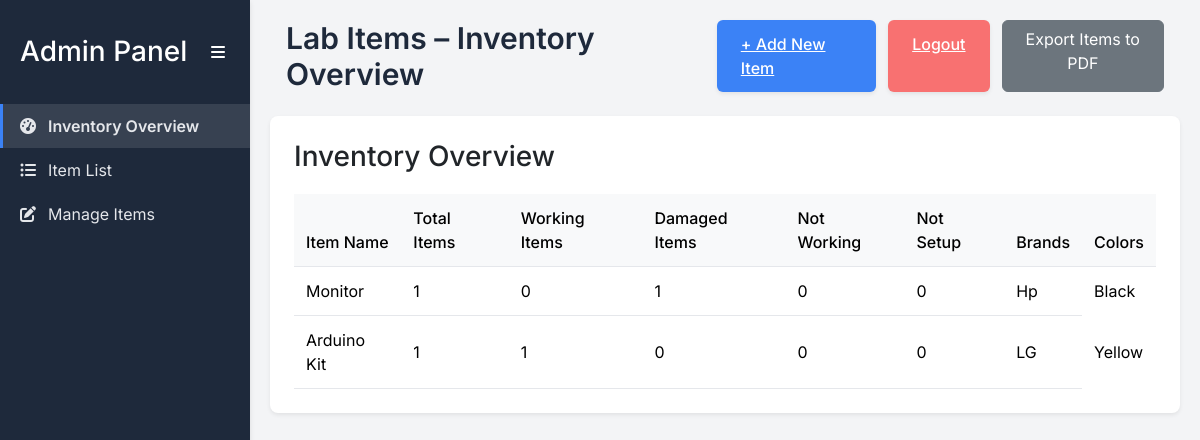
Before: /admin_dashboard (signed in) with the older database file.
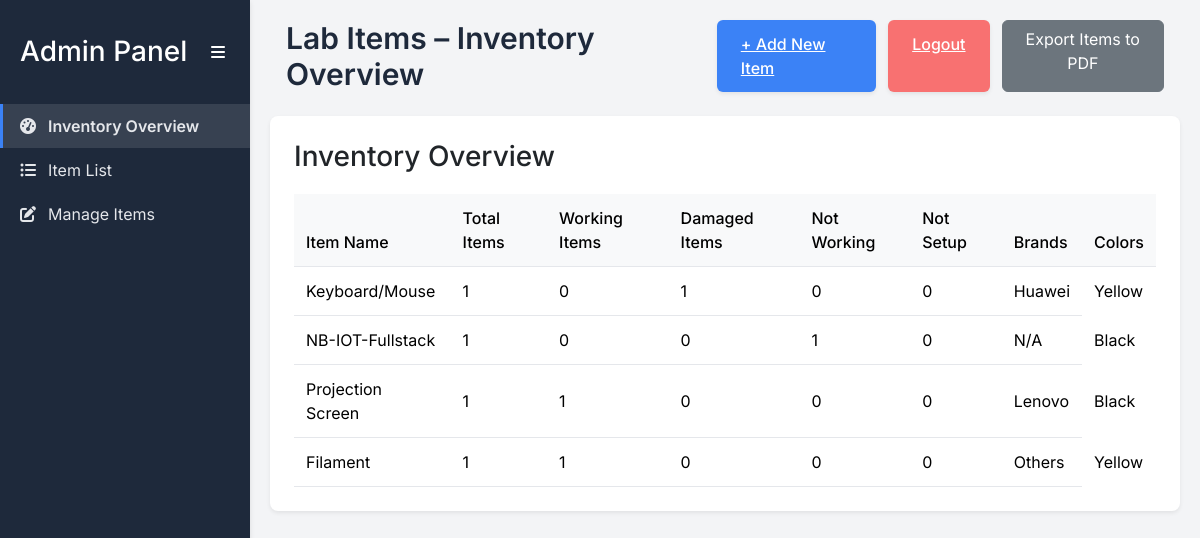
After: the same page with the newer database file.
### models.py (models this page shows, shortened)
class Item(db.Model):
    __tablename__ = 'item'
    item_id = db.Column(db.String, primary_key=True)
    item_name = db.Column(db.String, nullable=False)
    location = db.Column(db.String, nullable=False)
    status = db.Column(Enum(ItemStatus), default=ItemStatus.WORKING, nullable=False)
    brand = db.Column(db.String)
    color = db.Column(db.String)

### app.py (the view)
@app.route("/admin_dashboard")
def admin_dashboard():
    if not session.get("admin"):
        flash("Please log in as admin to access the dashboard.", "warning")
        return redirect(url_for("admin_login"))
    items = Item.query.all()
    inventory_data = {}
    for item in items:
        if item.item_name not in inventory_data:
            inventory_data[item.item_name] = {
                "total": 0,
                "working": 0,
                "damaged": 0,
                "not_working": 0,
                "not_setup": 0,
                "brands": set(),  # Track unique brands
                "colors": set(),  # Track unique colors
            }
        inventory_data[item.item_name]["total"] += 1
        if item.brand:
            inventory_data[item.item_name]["brands"].add(item.brand)
        if item.color:
            inventory_data[item.item_name]["colors"].add(item.color)
        status_value = item.status.value.upper()
        if status_value in ["WORKING", "WORKING"]:  # Handle both cases for WORKING
            inventory_data[item.item_name]["working"] += 1
        elif status_value == "DAMAGED":
            inventory_data[item.item_name]["damaged"] += 1
        elif status_value == "NOT_WORKING":
            inventory_data[item.item_name]["not_working"] += 1
        elif status_value == "NOT_SETUP":
            inventory_data[item.item_name]["not_setup"] += 1
    for item_name, data in inventory_data.items():
        data["brands"] = ", ".join(sorted(data["brands"])) if data["brands"] else "N/A"
        data["colors"] = ", ".join(sorted(data["colors"])) if data["colors"] else "N/A"
    total_items = len(items)
    total_working = sum(1 for item in items if item.status.value.upper() in ["WORKING", "WORKING"])
    total_damaged = sum(1 for item in items if item.status.value.upper() == "DAMAGED")
    total_not_working = sum(1 for item in items if item.status.value.upper() == "NOT_WORKING")
    total_not_setup = sum(1 for item in items if item.status.value.upper() == "NOT_SETUP")
    locations = sorted(set(item.location for item in items))
    brands = sorted(set(item.brand for item in items if item.brand))
    recently_added_items = Item.query.order_by(Item.item_id.desc()).limit(5).all()
    return render_template(
        "admin_dashboard.html",
        items=items,
        inventory_data=inventory_data,
        total_items=total_items,
        total_working=total_working,
        total_damaged=total_damaged,
        total_not_working=total_not_working,
        total_not_setup=total_not_setup,
        locations=locations,
        brands=brands,
        recently_added_items=recently_added_items
    )

### templates/admin_dashboard.html (shortened to what this page needs)
<!DOCTYPE html>
<html lang="en">
<head>
    <link href="https://cdn.jsdelivr.net/npm/bootstrap@5.3.2/dist/css/bootstrap.min.css" rel="stylesheet">
    <link rel="stylesheet" href="https://cdnjs.cloudflare.com/ajax/libs/font-awesome/6.0.0/css/all.min.css" />
</head>
<body>
    <div class="container-fluid">
        <nav class="sidebar" id="sidebar">
            <div class="sidebar-header">
                <h3>Admin Panel</h3>
                <div id="menu-toggle" class="menu-icon">
                    <i class="fas fa-bars"></i>
                </div>
            </div>
            <ul class="nav-links">
                <li data-section="inventory-overview" class="active">
                    <a href="#"><i class="fas fa-tachometer-alt"></i> <span>Inventory Overview</span></a>
                </li>
                <li data-section="item-list">
                    <a href="#"><i class="fas fa-list-ul"></i> <span>Item List</span></a>
                </li>
                <li data-section="manage-items">
                    <a href="#"><i class="fas fa-edit"></i> <span>Manage Items</span></a>
                </li>
            </ul>
        </nav>
        <main class="main-content" id="main-content">
            <div class="heading-container">
                <h2 id="page-title">Lab Items – Admin Dashboard</h2>
                <div class="button-group">
                    <a href="/admin/add-item" class="add-item-button">+ Add New Item</a>
                    <a href="/admin/logout" class="logout-button">Logout</a>
                    <a href="/admin/export-items-pdf" class="btn btn-secondary">Export Items to PDF</a>
                </div>
            </div>
            <div id="inventory-overview" class="section">
                <div class="table-wrapper">
                    <h3>Inventory Overview</h3>
                    <div class="table-responsive">
                        <table class="table">
                            <thead class="table-light">
                                <tr>
                                    <th>Item Name</th>
                                    <th>Total Items</th>
                                    <th>Working Items</th>
                                    <th>Damaged Items</th>
                                    <th>Not Working</th>
                                    <th>Not Setup</th>
                                    <th>Brands</th>
                                    <th>Colors</th>
                                </tr>
                            </thead>
                            <tbody>
                                {% for item_name, data in inventory_data.items() %}
                                <tr>
                                    <td>{{ item_name }}</td>
                                    <td>{{ data.total }}</td>
                                    <td>{{ data.working }}</td>
                                    <td>{{ data.damaged }}</td>
                                    <td>{{ data.not_working }}</td>
                                    <td>{{ data.not_setup }}</td>
                                    <td>{{ data.brands }}</td>
                                    <td>{{ data.colors }}</td>
                                </tr>
                                {% endfor %}
                            </tbody>
                        </table>
                    </div>
                </div>
            </div>
        </main>
    </div>
</body>
</html>

### templates/admin_dashboard.html (style rules this page uses)
body { background-color: #f3f4f6; font-family: 'Inter', sans-serif; display: flex; min-height: 100vh; flex-direction: column; }
.container-fluid { max-width: 100%; padding-left: 0; padding-right: 0; flex: 1; display: flex; flex-direction: row; margin: 0; }
.heading-container { display: flex; justify-content: space-between; align-items: center; margin-bottom: 1.5rem; padding-left: 1rem; padding-right: 1rem; }
.heading-container h2 { margin-bottom: 0; font-size: 1.875rem; font-weight: 600; color: #1e293b; }
.button-group { display: flex; gap: 0.75rem; }
.add-item-button { background-color: #3b82f6; color: #fff; padding: 0.75rem 1.5rem; border-radius: 0.375rem; font-weight: 500; transition: background-color 0.3s ease; box-shadow: 0 0.125rem 0.25rem rgba(0, 0, 0, 0.075); border: none; cursor: pointer; }
.logout-button { background-color: #f87171; color: #fff; padding: 0.75rem 1.5rem; border-radius: 0.375rem; font-weight: 500; transition: background-color 0.3s ease; box-shadow: 0 0.125rem 0.25rem rgba(0, 0, 0, 0.075); border: none; cursor: pointer; }
.table-responsive { overflow-x: auto; margin-top: 1.25rem; }
.table-wrapper { background-color: #fff; border-radius: 0.5rem; box-shadow: 0 0.125rem 0.25rem rgba(0, 0, 0, 0.075); padding: 1.5rem; margin-bottom: 2rem; }
.table { width: 100%; border-collapse: collapse; margin-bottom: 0; color: #4b5563; }
.table thead th { padding: 0.75rem; text-align: left; font-weight: 500; vertical-align: bottom; border-bottom: 0.0625rem solid #e5e7eb; }
.table tbody tr { transition: background-color 0.2s ease; }
.table tbody td { padding: 0.75rem; vertical-align: middle; border-bottom: 0.0625rem solid #e5e7eb; }
.table tbody td:last-child { border-bottom: none; }
.sidebar { height: 100vh; background-color: #1e293b; padding-top: 20px; transition: all 0.3s ease; width: 250px; position: fixed; top: 0; left: 0; z-index: 1000; overflow-x: hidden; box-shadow: 0 2px 5px rgba(0,0,0,0.1); }
.sidebar-header { padding: 15px 20px; text-align: center; display: flex; justify-content: space-between; align-items: center; color: #fff; }
.sidebar-header h3 { margin: 0; color: #fff; transition: opacity 0.3s ease, width 0.3s ease; white-space: nowrap; overflow: hidden; }
.menu-icon { cursor: pointer; padding: 5px; border-radius: 5px; transition: background-color 0.3s ease; color: #fff; }
.nav-links { list-style: none; padding: 0; margin: 0; margin-top: 20px; }
.nav-links li { padding: 10px 15px; cursor: pointer; transition: background-color 0.3s ease; border-left: 3px solid transparent; white-space: nowrap; overflow: hidden; }
.nav-links li.active { background-color: #374151; border-left-color: #3b82f6; font-weight: 600; }
.nav-links li a { color: #e5e7eb; text-decoration: none; display: flex; align-items: center; gap: 10px; }
.nav-links li a i { min-width: 20px; text-align: center; }
.nav-links li a span { transition: opacity 0.3s ease, width 0.3s ease; white-space: nowrap; }
.main-content { padding: 20px; transition: margin-left 0.3s ease; flex: 1; margin-left: 250px; }

Changed rows visible on the page:
added Item: item_name "Keyboard/Mouse", total "1", working "0", damaged "1", not_working "0", not_setup "0", brands "Huawei", colors "Yellow"
changed Item: item_name "Arduino Kit" → "NB-IOT-Fullstack"; working "1" → "0"; not_working "0" → "1"; brands "LG" → "N/A"; colors "Yellow" → "Black"; moves up the list
changed Item: item_name "Monitor" → "Projection Screen"; working "0" → "1"; damaged "1" → "0"; brands "Hp" → "Lenovo"
added Item: item_name "Filament", total "1", working "1", damaged "0", not_working "0", not_setup "0", brands "Others", colors "Yellow"
